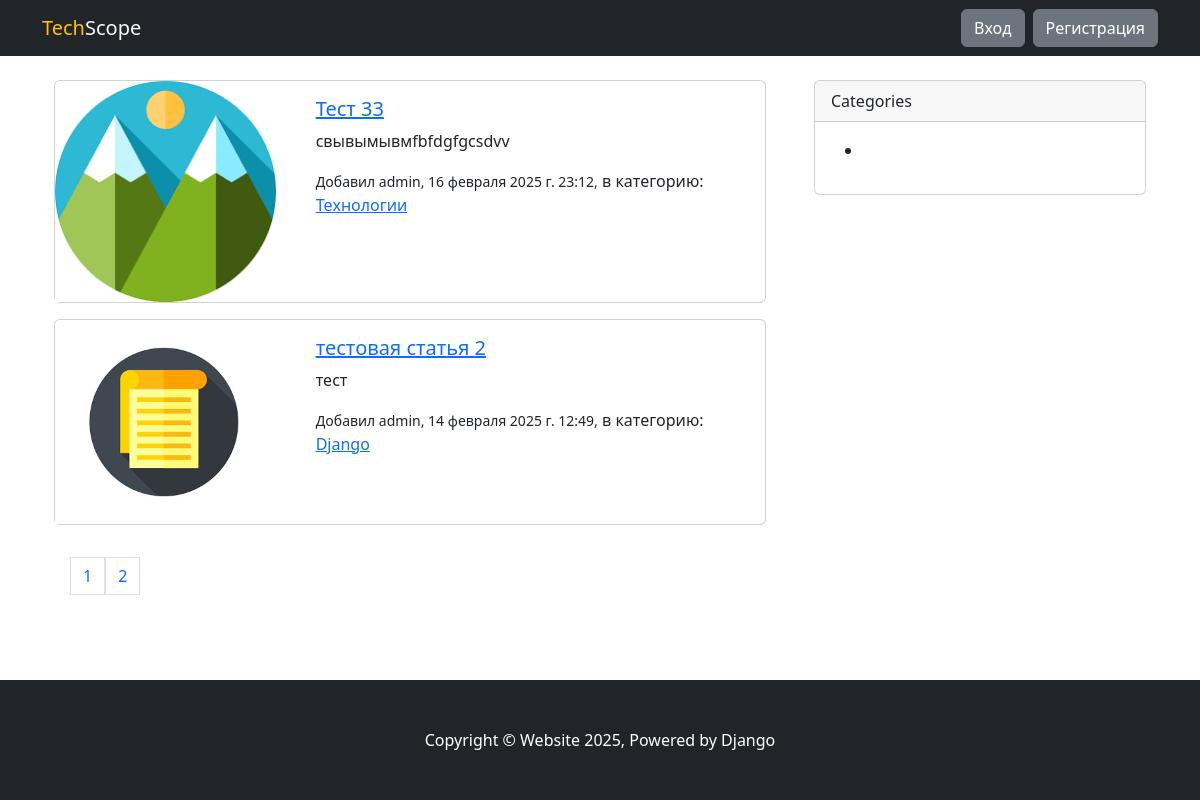
The page / on the database its author committed.
### apps/news/models.py (models this page shows, shortened)
class Post(models.Model):
    STATUS_OPTIONS = (
        ('published', 'Опубликовано'),
        ('draft', 'Черновик')
    )
    title = models.CharField(verbose_name='Название записи', max_length=255)
    slug = models.SlugField(verbose_name='URL', max_length=255, blank=True)
    description = models.TextField(verbose_name='Краткое описание', max_length=500)
    text = models.TextField(verbose_name='Полный текст записи')
    category = TreeForeignKey('Category', on_delete=models.PROTECT, related_name='posts', verbose_name='Категория')
    thumbnail = models.ImageField(default='default.jpg',
                                  verbose_name='Изображжение записи',
                                  blank=True,
                                  upload_to='images/thumbnails/',
                                  validators=[FileExtensionValidator(allowed_extensions=('png', 'jpg', 'webp', 'jpeg', 'gif'))]
                                  )
    status = models.CharField(choices=STATUS_OPTIONS, default='published', verbose_name='Статус записи', max_length=10)
    create = models.DateTimeField(auto_now_add=True, verbose_name='Время добавления')
    update = models.DateTimeField(auto_now=True, verbose_name='Время обновления')
    author = models.ForeignKey(to=User, verbose_name='Автор', on_delete=models.SET_DEFAULT, related_name='author_posts', default=1)
    updater = models.ForeignKey(to=User, verbose_name='Обновил', on_delete=models.SET_NULL, null=True,
                                related_name='updater_posts', blank=True)
    fixed = models.BooleanField(verbose_name='Прикреплено', default=False)
    objects = models.Manager()
    custom = PostManager()
    class Meta:
        db_table = 'news_post'
        ordering = ['-fixed', '-create']
        indexes = [models.Index(fields=['-fixed', '-create', 'status'])]
        verbose_name = 'Статья'
        verbose_name_plural = 'Статьи'
    def get_absolute_url(self):
        return reverse('post_detail', kwargs={'slug': self.slug})

class Category(MPTTModel):
    title = models.CharField(max_length=255, verbose_name='Название категории')
    slug = models.SlugField(max_length=255, verbose_name='URL категории', blank=True)
    description = models.TextField(verbose_name='Описание категории', max_length=300)
    parent = TreeForeignKey('self',
                            on_delete=models.CASCADE,
                            null=True,
                            blank=True,
                            related_name='children',
                            db_index=True,
                            verbose_name='Родительская категория'
                            )
    class MPTTMeta:
        order_insertion_by = ('title',)
    class Meta:
        verbose_name = 'Категория'
        verbose_name_plural = 'Категории'
        db_table = 'app_categories'
    def get_absolute_url(self):
        return reverse('post_by_category', kwargs={'slug': self.slug})

### apps/news/views.py (the view)
# urls.py: path('', PostListView.as_view(), name='home'),
class PostListView(ListView):
    model = Post
    template_name = 'news/post_list.html'
    context_object_name = 'posts'
    paginate_by = 2
    queryset = Post.custom.all()
    def get_context_data(self, **kwargs):
        context = super().get_context_data(**kwargs)
        context['title'] = 'Главная страница'
        return context

### templates/news/post_list.html
{% extends 'main.html' %}
{% block content %}
    {% for post in posts %}
        <div class="card mb-3">
            <div class="row">
                <div class="col-4">
                    {% if post.thumbnail %}
                        <img src="{{ post.thumbnail.url }}" class="card-img-top" alt="{{ post.title }}">
                    {% else %}
                        <div class="d-flex align-items-center justify-content-center h-100">
                            <p>Нет изображения</p>
                        </div>
                    {% endif %}
                </div>
                <div class="col-8">
                    <div class="card-body">
                        <h5 class="card-title">
                            <a href="{{ post.get_absolute_url }}">{{ post.title }}</a>
                        </h5>
                        <p class="card-text">{{ post.description }}</p>
                        <small>Добавил {{ post.author.username }}, {{ post.create }},</small>
                        в категорию: <a href="{{ post.category.get_absolute_url }}">{{ post.category.title }}</a>
                    </div>
                </div>
            </div>
        </div>
    {% endfor %}
{% endblock %}

### rows shown on the page
Post: thumbnail (picture), title "Тест 33", description "свывымывмfbfdgfgcsdvv", author.username "admin", create "16 февраля 2025 г. 23:12", category "Технологии"
Post: thumbnail (placeholder picture), title "тестовая статья 2", description "тест", author.username "admin", create "14 февраля 2025 г. 12:49", category "Django"

### other values the page prints
{{ page_number }} "1" "2"
